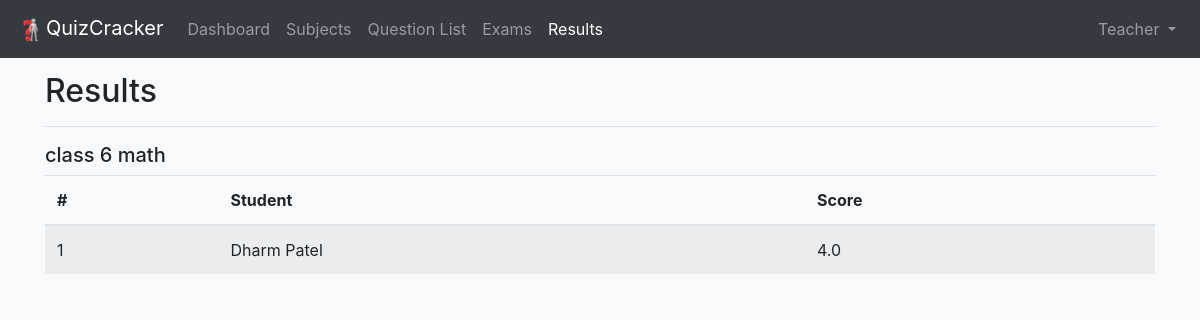
The page /teacher/results (signed in) on the database its author committed.
### teacher/models.py (models this page shows, shortened)
class Test(models.Model):
    test_name = models.CharField(max_length=150)
    test_start_time = models.DateTimeField()
    test_total_mins = models.IntegerField()
    subject = models.ForeignKey('Subject', on_delete=models.CASCADE, null=True)
    students = models.ManyToManyField('user.User')

### student/models.py (models this page shows)
class TestTaken(models.Model):
    student = models.ForeignKey('user.User', on_delete=models.SET_NULL, null=True)
    test = models.ForeignKey('teacher.Test', on_delete=models.CASCADE)
    points = models.FloatField()

### user/models.py (models this page shows)
class User(AbstractUser):
    is_student = models.BooleanField(default=False)
    is_teacher = models.BooleanField(default=False)

### teacher/views.py (the view)
# urls.py: path('results', views.view_result_tch, name='view_result_tch'),
@login_required
@user_passes_test(lambda u: u.is_staff)
def view_result_tch(request):
    if request.method != 'POST':
        tests = Test.objects.all()
        return render(request, 'teacher-results.html', context={
            'tests': tests
        })

### templates/teacher-results.html (shortened to what this page needs)
{% load static %}
<!DOCTYPE html>
<html lang="en">
<head>
	<link rel="stylesheet" href="https://maxcdn.bootstrapcdn.com/bootstrap/4.5.2/css/bootstrap.min.css">
    <link rel="stylesheet" href="https://pro.fontawesome.com/releases/v5.10.0/css/all.css"/>
    <link rel="stylesheet" href="{% static 'assets/css/offcanvas.css' %}">
<link rel="stylesheet" href="https://cdn.jsdelivr.net/npm/sweetalert2@10.15.5/dist/sweetalert2.min.css">
</head>
<body class="bg-light">
	<nav class="navbar navbar-expand-md fixed-top navbar-dark bg-dark">
      <a class="navbar-brand" href="#">
      	<img src="{% static 'assets/images/logo.png' %}" alt="QuizCracker" height="30px">QuizCracker
      </a>
      <div class="navbar-collapse offcanvas-collapse" id="navbarsExampleDefault">
        <ul class="navbar-nav mr-auto">
          <li class="nav-item">
            <a class="nav-link" href="{% url 'teacher_dashboard' %}">Dashboard <span class="sr-only">(current)</span></a>
          </li>
          <li class="nav-item">
            <a class="nav-link" href="{% url 'set_subjects_tch' %}">Subjects</a>
          </li>
          <li class="nav-item">
            <a class="nav-link" href="{% url 'set_questions_tch' %}">
              Question List
            </a>
          </li>
          <li class="nav-item">
            <a class="nav-link" href="{% url 'set_exam_tch' %}">
              Exams
            </a>
          </li>
          <li class="nav-item active">
            <a class="nav-link" href="{% url 'view_result_tch' %}">
              Results
            </a>
          </li>
        </ul>
        <ul class="navbar-nav">
                <li class="nav-item dropdown">
                    <a class="nav-link dropdown-toggle" href="#" id="navbarDropdownMenuLink" data-toggle="dropdown" aria-haspopup="true" aria-expanded="false">
                      Teacher
                    </a>
                </li>
            </ul>
      </div>
    </nav>
    <main role="main" class="container">
      <div class="d-flex justify-content-between my-3 flex-wrap flex-md-nowrap align-items-center pb-2 mb-3 border-bottom">
        <h1 class="h2">
        	Results
        </h1>
      </div>
        {% for test in tests %}
                    <h5 class="display-5">{{ test.test_name }}</h5>
                        <div class="table-responsive">
                        <table class="table table-striped">
                            <thead>
                            <tr>
                                <th>#</th>
                                <th>Student</th>
                                <th>Score</th>
                            </tr>
                            </thead>
                            <tbody>
                            {% for testtaken in test.testtaken_set.all %}
                                <tr>
                                    <td>{{ forloop.counter }}</td>
                                    <td>{{ testtaken.student.first_name }} {{ testtaken.student.last_name }}</td>
                                    <td>{{ testtaken.points }}</td>
                                </tr>
                            {% endfor %}
                            </tbody>
                        </table>
                        </div>
                    {% endfor %}
    </main>
</body>
</html>

### static_cdn/assets/css/offcanvas.css (style rules this page uses)
html, body { overflow-x: hidden; }
body { padding-top: 56px; }
.border-bottom { border-bottom: 1px solid #e5e5e5; }

### rows shown on the page
Test: test_name "class 6 math"
TestTaken: student.first_name "Dharm", student.last_name "Patel", points "4.0"
